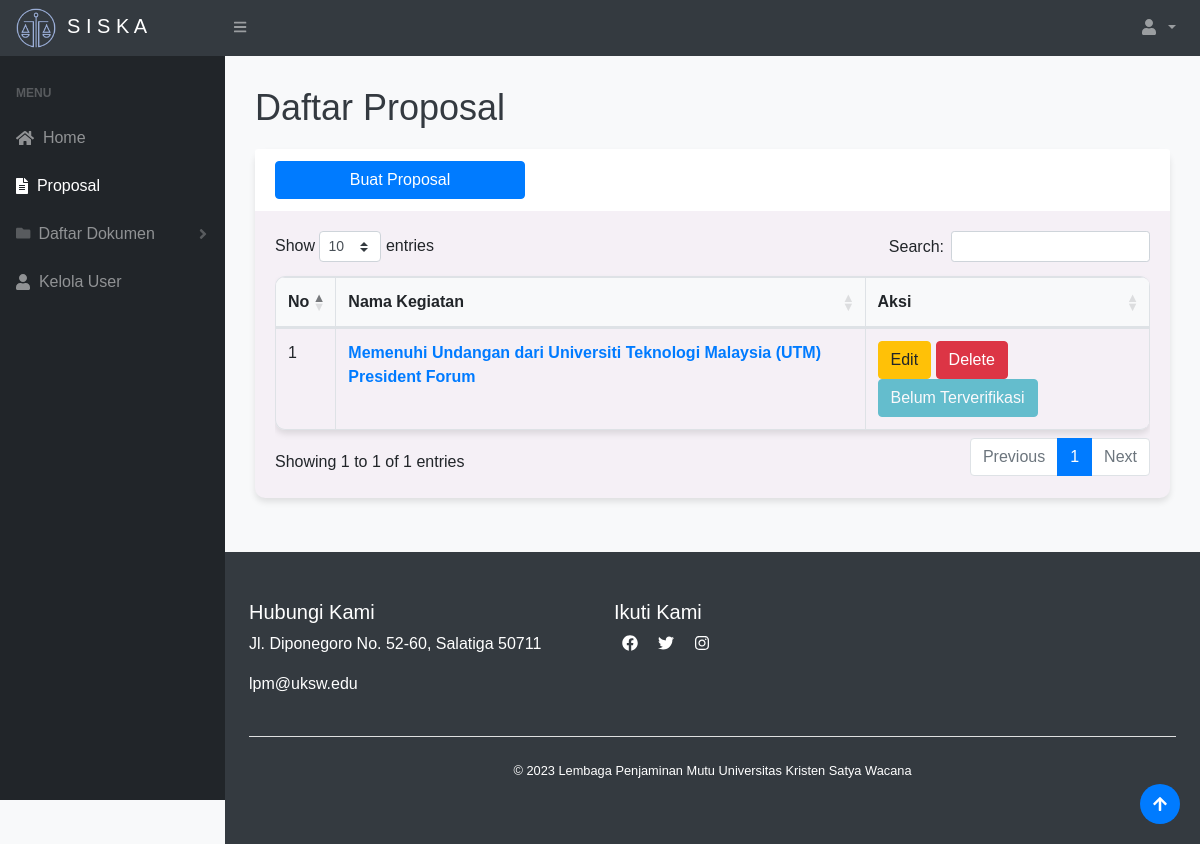
/admin/proposal.php (signed in), run on the app's committed database.
### tables this page shows
CREATE TABLE `proposal` (
  `id` int(11) NOT NULL,
  `nama_kegiatan` varchar(255) DEFAULT NULL,
  `tujuan_kegiatan` text DEFAULT NULL,
  `dasar_pelaksanaan` text DEFAULT NULL,
  `waktu_pelaksanaan` datetime DEFAULT NULL,
  `waktu_selesai` datetime DEFAULT NULL,
  `tempat_pelaksanaan` varchar(255) DEFAULT NULL,
  `peserta_kegiatan` text DEFAULT NULL,
  `target_luaran` text DEFAULT NULL,
  `total_anggaran` varchar(255) DEFAULT NULL,
  `unit_pelaksana` varchar(255) DEFAULT NULL,
  `sumber_dana` varchar(255) DEFAULT NULL,
  `penutup` varchar(50) DEFAULT NULL,
  `lampiran` varchar(255) DEFAULT NULL,
  `status` int(11) NOT NULL,
  `verif_daku` int(11) NOT NULL,
  `verif_lpm` int(11) NOT NULL,
  `username` varchar(255) DEFAULT NULL
);

### admin/proposal.php (the view, shortened to what this page needs)
<?php
require "../function.php";
if (isset($_SESSION['log']) && $_SESSION['role'] === 'admin') {
?>
    <!DOCTYPE html>
    <html lang="en">
    <head>
        <link href="../css/styles.css" rel="stylesheet" />
        <link href="../css/tambah.css" rel="stylesheet" />
        <link href="https://cdn.datatables.net/1.10.20/css/dataTables.bootstrap4.min.css" rel="stylesheet" />
    </head>
    <body class="sb-nav-fixed">
        <?php include('../navbar.php'); ?>
        <div id="layoutSidenav">
            <div id="layoutSidenav_nav">
                <?php include('sidebar.php'); ?>
            </div>
            <div id="layoutSidenav_content">
                <main>
                    <div class="container-fluid">
                        <h1>Daftar Proposal </h1>
                        <div class="card mb-4">
                            <div class="card-header">
                                <a href="form.php" class="btn btn-primary">Buat Proposal</a>
                            </div>
                            <div class="card-body">
                                <div class="table-responsive">
                                    <table class="table table-bordered" id="dataTable" width="100%" cellspacing="0">
                                        <thead>
                                            <tr>
                                                <th>No</th>
                                                <th>Nama Kegiatan</th>
                                                <th>Aksi</th>
                                            </tr>
                                        </thead>
                                        <tbody>
                                            <?php $ambilsemuadataproposal = mysqli_query($conn, "select * from proposal");
                                            $i = 1;
                                            while ($data = mysqli_fetch_array($ambilsemuadataproposal)) {
                                                $id = $data['id'];
                                                $namakegiatan = $data['nama_kegiatan'];
                                                $status = $data['status'];
                                            ?>
                                                <tr>
                                                    <td><?= $i++; ?></td>
                                                    <td><strong><a href="detail.php?id=<?= $id; ?>"><?= $namakegiatan; ?></a></strong></td>
                                                    <td>
                                                        <a href="edit.php?id=<?= $id; ?>" class=" btn btn-warning">Edit</a>
                                                        <button type="button" class="btn btn-danger" data-toggle="modal" data-target="#delete<?= $id; ?>">
                                                            Delete
                                                        </button>
                                                        <?php
                                                        if ($status == 0) {
                                                            echo '<button type="button" class="btn btn-info" disabled>Belum Terverifikasi</button>';
                                                        } else if ($status == 1) {
                                                            echo '<button type="button" class="btn btn-success" disabled>Terverifikasi</button>';
                                                        } else {
                                                            echo '<button type="button" class="btn btn-danger" disabled>Gagal Terverifikasi</button>';
                                                        }
                                                        ?>
                                                    </td>
                                                </tr>
                                            <?php
                                            };
                                            ?>
                                        </tbody>
                                    </table>
                                </div>
                            </div>
                        </div>
                        <button onclick="topFunction()" id="myBtn" title="Go to top"><i class="fas fa-arrow-up"></i></button>
                </main>
                <?php include('../footer.php'); ?>
            </div>
        </div>
    </body>
    </html>
<?php
} else {
    header("location:../index.php");
    exit();
}
?>

### css/tambah.css (style rules this page uses)
body { font-family: Arial, sans-serif; background-color: #f8f9fa; }
.container-fluid { padding: 30px; }
h1 { font-size: 36px; margin-bottom: 20px; color: #343a40; }
.card { margin-bottom: 30px; border: none; border-radius: 10px; box-shadow: 0 4px 6px rgba(0, 0, 0, 0.1); }
.card-header { background-color: #fff; border-bottom: none; }
.card-body { padding: 20px; }
table { width: 100%; border-collapse: collapse; border-radius: 10px; overflow: hidden; box-shadow: 0 4px 6px rgba(0, 0, 0, 0.1); }
th, td { padding: 12px 15px; text-align: left; border-bottom: 1px solid #e9ecef; }
th { background-color: #f8f9fa; }
a { text-decoration: none; }
#myBtn { position: fixed; bottom: 20px; right: 20px; background: none; border: none; padding: 0; cursor: pointer; width: 40px; height: 40px; border-radius: 50%; background-color: #007bff; color: #fff; display: flex; justify-content: center; align-items: center; }

### data on the page
proposal: nama_kegiatan "Memenuhi Undangan dari Universiti Teknologi Malaysia (UTM) President Forum", status "Belum Terverifikasi"
